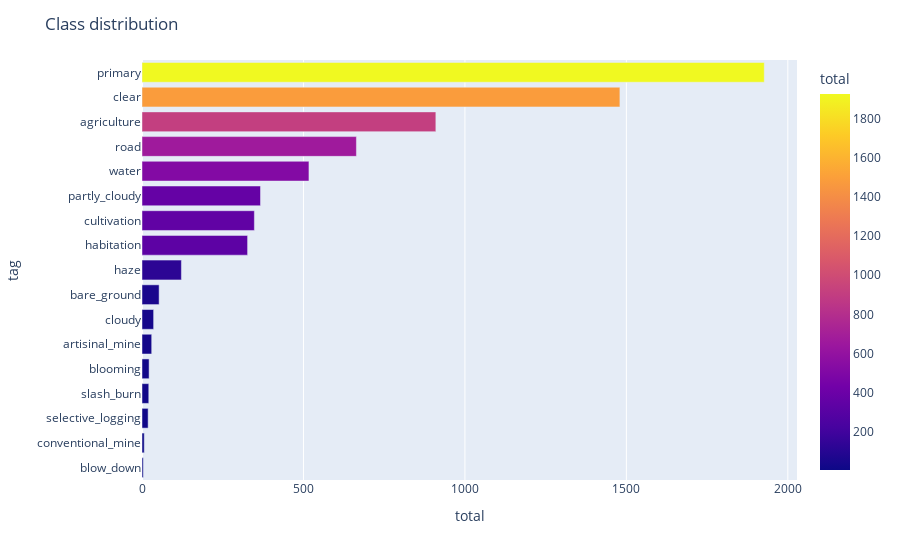

Notebook source saved alongside this figure:
### Code cell
df_class["list_tags"] = df_class.tags.str.split(" ")
row_tags = df_class.list_tags.values
tags = [tag for row in row_tags for tag in row]
counter_tags = Counter(tags)
df_tags = pd.DataFrame(
    {"tag": counter_tags.keys(), "total": counter_tags.values()}
).sort_values("total")

fig = px.bar(df_tags, x="total", y="tag", orientation="h", 
             color="total",
)
fig.update_layout(title="Class distribution")
fig.show()

### Figure 1 — Plotly figure (JSON) as saved in the notebook; plotly's stock layout.template omitted (floating-point values rounded to 4 significant figures)
{"data": [{"alignmentgroup": "True", "hovertemplate": "total=%{marker.color}<br>tag=%{y}<extra></extra>", "legendgroup": "", "marker": {"color": [4, 7, 19, 21, 22, 30, 36, 53, 122, 327, 348, 367, 517, 664, 910, 1480, 1927], "coloraxis": "coloraxis", "pattern": {"shape": ""}}, "name": "", "offsetgroup": "", "orientation": "h", "showlegend": false, "textposition": "auto", "type": "bar", "x": [4, 7, 19, 21, 22, 30, 36, 53, 122, 327, 348, 367, 517, 664, 910, 1480, 1927], "xaxis": "x", "y": ["blow_down", "conventional_mine", "selective_logging", "slash_burn", "blooming", "artisinal_mine", "cloudy", "bare_ground", "haze", "habitation", "cultivation", "partly_cloudy", "water", "road", "agriculture", "clear", "primary"], "yaxis": "y"}], "layout": {"barmode": "relative", "coloraxis": {"colorbar": {"title": {"text": "total"}}, "colorscale": [[0, "#0d0887"], [0.1111, "#46039f"], [0.2222, "#7201a8"], [0.3333, "#9c179e"], [0.4444, "#bd3786"], [0.5556, "#d8576b"], [0.6667, "#ed7953"], [0.7778, "#fb9f3a"], [0.8889, "#fdca26"], [1, "#f0f921"]]}, "legend": {"tracegroupgap": 0}, "margin": {"t": 60}, "title": {"text": "Class distribution"}, "xaxis": {"anchor": "y", "domain": [0, 1], "title": {"text": "total"}}, "yaxis": {"anchor": "x", "domain": [0, 1], "title": {"text": "tag"}}}}
